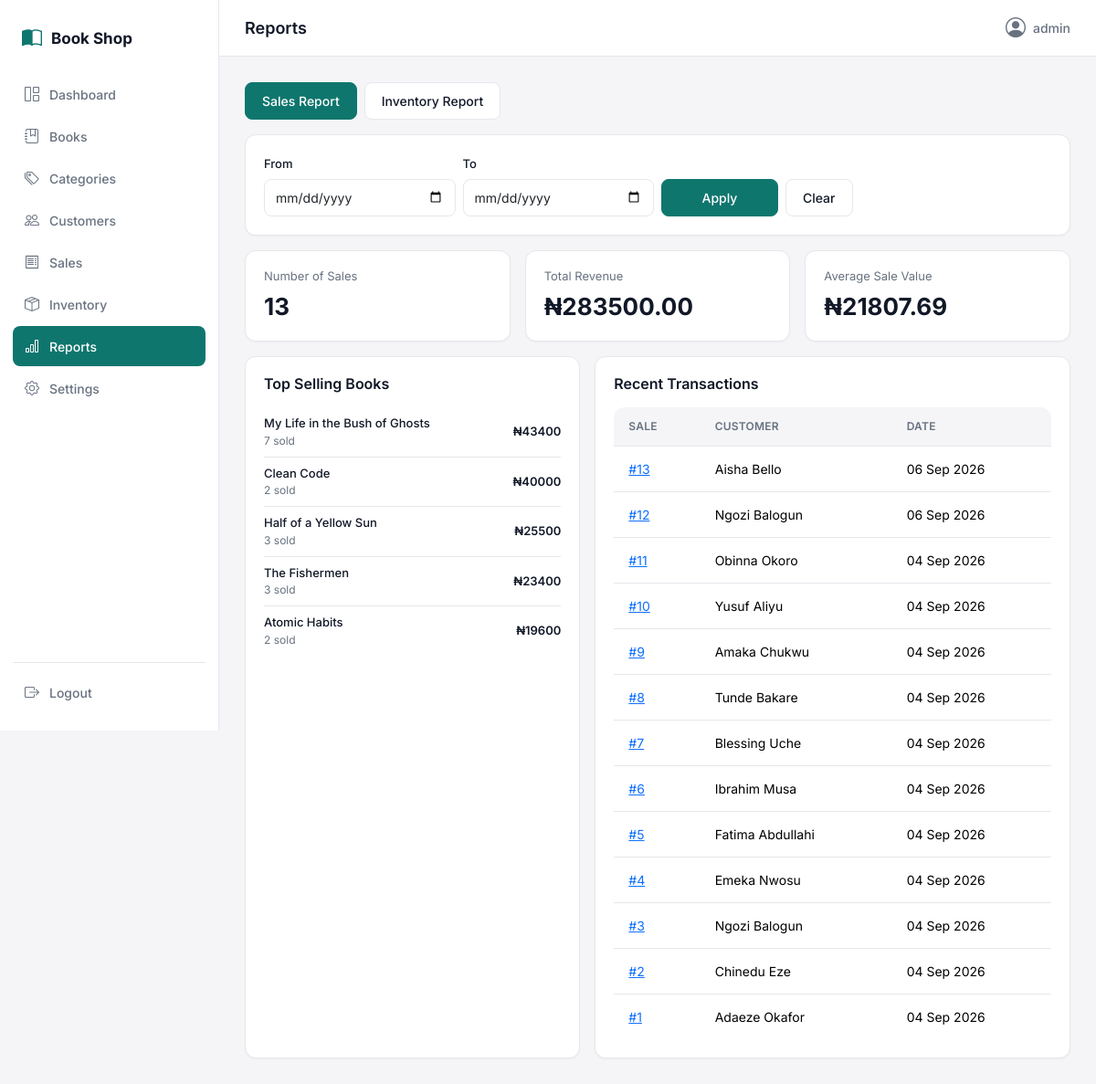
The app's page /reports/sales/ (signed in) with its own data.
### shop/models.py (models this page shows, shortened)
class Book(models.Model):
    title = models.CharField(max_length=255)
    author = models.CharField(max_length=255)
    isbn = models.CharField(max_length=13, unique=True, validators=[isbn_validator])
    category = models.ForeignKey(Category, on_delete=models.PROTECT, related_name="books")
    price = models.DecimalField(max_digits=10, decimal_places=2, validators=[MinValueValidator(0)])
    quantity = models.PositiveIntegerField(default=0, validators=[MinValueValidator(0)])
    description = models.TextField(blank=True)
    cover_image_url = models.URLField(max_length=500, blank=True)
    created_at = models.DateTimeField(auto_now_add=True)
    updated_at = models.DateTimeField(auto_now=True)
    class Meta:
        ordering = ["title"]

class Sale(models.Model):
    customer = models.ForeignKey(Customer, on_delete=models.PROTECT, related_name="sales")
    total_amount = models.DecimalField(max_digits=12, decimal_places=2, default=0)
    created_by = models.ForeignKey(
        settings.AUTH_USER_MODEL, on_delete=models.SET_NULL, null=True, blank=True, related_name="sales"
    )
    created_at = models.DateTimeField(auto_now_add=True)
    class Meta:
        ordering = ["-created_at"]

class Customer(models.Model):
    name = models.CharField(max_length=150)
    phone = models.CharField(max_length=20, blank=True)
    email = models.EmailField(blank=True)
    created_at = models.DateTimeField(auto_now_add=True)
    class Meta:
        ordering = ["name"]

### shop/views.py (the view)
# urls.py: path("reports/sales/", views.sales_report, name="sales_report"),
@login_required
def sales_report(request):
    zero_money = Value(Decimal("0.00"), output_field=DecimalField(max_digits=12, decimal_places=2))
    date_from = request.GET.get("from", "").strip()
    date_to = request.GET.get("to", "").strip()
    sales = Sale.objects.select_related("customer").all()
    if date_from:
        sales = sales.filter(created_at__date__gte=date_from)
    if date_to:
        sales = sales.filter(created_at__date__lte=date_to)
    sale_count = sales.count()
    total_revenue = sales.aggregate(total=Coalesce(Sum("total_amount"), zero_money))["total"]
    average_sale = (total_revenue / sale_count) if sale_count else Decimal("0.00")
    top_books = (
        SaleItem.objects.filter(sale__in=sales)
        .values("book__title")
        .annotate(qty_sold=Sum("quantity"), revenue=Sum("subtotal"))
        .order_by("-revenue")[:5]
    )
    recent_transactions = sales.order_by("-created_at")[:15]
    return render(request, "reports/sales_report.html", {
        "active_nav": "reports",
        "sale_count": sale_count,
        "total_revenue": total_revenue,
        "average_sale": average_sale,
        "top_books": top_books,
        "recent_transactions": recent_transactions,
        "date_from": date_from,
        "date_to": date_to,
    })

### templates/reports/sales_report.html (shortened to what this page needs)
{% extends "base.html" %}
{% block page_title %}Reports{% endblock %}
{% block content %}
<div class="d-flex gap-2 mb-3">
    <a href="{% url 'sales_report' %}" class="btn btn-primary-custom btn-sm">Sales Report</a>
    <a href="{% url 'inventory_report' %}" class="btn btn-outline-plain btn-sm">Inventory Report</a>
</div>
<form method="get" class="card-surface mb-3">
    <div class="row g-2 align-items-end">
        <div class="col-6 col-md-3">
            <label class="form-label">From</label>
            <input type="date" name="from" class="form-control" value="{{ date_from }}">
        </div>
        <div class="col-6 col-md-3">
            <label class="form-label">To</label>
            <input type="date" name="to" class="form-control" value="{{ date_to }}">
        </div>
        <div class="col-12 col-md-3 d-flex gap-2">
            <button type="submit" class="btn btn-primary-custom flex-grow-1">Apply</button>
            <a href="{% url 'sales_report' %}" class="btn btn-outline-plain">Clear</a>
        </div>
    </div>
</form>
<div class="row g-3 mb-3">
    <div class="col-6 col-md-4">
        <div class="stat-card">
            <div class="stat-label mb-1">Number of Sales</div>
            <div class="stat-value">{{ sale_count }}</div>
        </div>
    </div>
    <div class="col-6 col-md-4">
        <div class="stat-card">
            <div class="stat-label mb-1">Total Revenue</div>
            <div class="stat-value">₦{{ total_revenue|floatformat:2 }}</div>
        </div>
    </div>
    <div class="col-12 col-md-4">
        <div class="stat-card">
            <div class="stat-label mb-1">Average Sale Value</div>
            <div class="stat-value">₦{{ average_sale|floatformat:2 }}</div>
        </div>
    </div>
</div>
<div class="row g-3">
    <div class="col-12 col-lg-5">
        <div class="card-surface h-100">
            <h3 class="mb-3" style="font-size: 16px;">Top Selling Books</h3>
            {% for row in top_books %}
                <div class="d-flex justify-content-between align-items-center py-2 {% if not forloop.last %}border-bottom{% endif %}" style="border-color: var(--color-border) !important;">
                    <div>
                        <div class="fw-medium" style="font-size: 13px;">{{ row.book__title }}</div>
                        <div class="caption">{{ row.qty_sold }} sold</div>
                    </div>
                    <span class="fw-semibold" style="font-size: 13px;">₦{{ row.revenue|floatformat:0 }}</span>
                </div>
            {% empty %}
                <div class="empty-state py-3"><i class="bi bi-bar-chart"></i><div>No sales in this range.</div></div>
            {% endfor %}
        </div>
    </div>
    <div class="col-12 col-lg-7">
        <div class="card-surface h-100">
            <h3 class="mb-3" style="font-size: 16px;">Recent Transactions</h3>
            <div class="table-custom" style="border: none;">
                <table class="table mb-0">
                    <thead><tr><th>Sale</th><th>Customer</th><th>Date</th><th class="text-end">Total</th></tr></thead>
                    <tbody>
                    {% for sale in recent_transactions %}
                        <tr>
                            <td><a href="{% url 'sale_detail' sale.pk %}">#{{ sale.pk }}</a></td>
                            <td>{{ sale.customer.name }}</td>
                            <td class="text-secondary-custom">{{ sale.created_at|date:"d M Y" }}</td>
                        </tr>
                    {% empty %}
                        <tr><td colspan="4"><div class="empty-state py-3"><i class="bi bi-receipt"></i><div>No transactions in this range.</div></div></td></tr>
                    {% endfor %}
                    </tbody>
                </table>
            </div>
        </div>
    </div>
</div>
{% endblock %}

### templates/base.html (shortened to what this page needs)
{% load static %}
<!DOCTYPE html>
<html lang="en">
<head>
    <link href="https://cdn.jsdelivr.net/npm/bootstrap@5.3.3/dist/css/bootstrap.min.css" rel="stylesheet">
    <link href="https://cdn.jsdelivr.net/npm/bootstrap-icons@1.11.3/font/bootstrap-icons.css" rel="stylesheet">
    <link rel="stylesheet" href="{% static 'css/style.css' %}">
</head>
<body>
{% if user.is_authenticated %}
<div class="app-shell">
    <aside class="sidebar" id="sidebar">
        <div class="sidebar-brand">
            <i class="bi bi-book-half"></i>
            <span>Book Shop</span>
        </div>
        <nav class="sidebar-nav">
            <a href="{% url 'dashboard' %}" class="nav-link {% if active_nav == 'dashboard' %}active{% endif %}">
                <i class="bi bi-grid-1x2"></i> Dashboard
            </a>
            <a href="{% url 'book_list' %}" class="nav-link {% if active_nav == 'books' %}active{% endif %}">
                <i class="bi bi-journal-bookmark"></i> Books
            </a>
            <a href="{% url 'category_list' %}" class="nav-link {% if active_nav == 'categories' %}active{% endif %}">
                <i class="bi bi-tags"></i> Categories
            </a>
            <a href="{% url 'customer_list' %}" class="nav-link {% if active_nav == 'customers' %}active{% endif %}">
                <i class="bi bi-people"></i> Customers
            </a>
            <a href="{% url 'sale_list' %}" class="nav-link {% if active_nav == 'sales' %}active{% endif %}">
                <i class="bi bi-receipt"></i> Sales
            </a>
            <a href="{% url 'inventory_overview' %}" class="nav-link {% if active_nav == 'inventory' %}active{% endif %}">
                <i class="bi bi-box-seam"></i> Inventory
            </a>
            <a href="{% url 'sales_report' %}" class="nav-link {% if active_nav == 'reports' %}active{% endif %}">
                <i class="bi bi-bar-chart"></i> Reports
            </a>
            <a href="{% url 'settings_page' %}" class="nav-link {% if active_nav == 'settings' %}active{% endif %}">
                <i class="bi bi-gear"></i> Settings
            </a>
        </nav>
        <form method="post" action="{% url 'logout' %}" class="sidebar-logout">
            <button type="submit" class="nav-link logout-btn">
                <i class="bi bi-box-arrow-right"></i> Logout
            </button>
        </form>
    </aside>
    <div class="main-area">
        <header class="topbar">
            <div class="topbar-title">{% block page_title %}{% endblock %}</div>
            <div class="topbar-user">
                <i class="bi bi-person-circle"></i> {{ user.get_username }}
            </div>
        </header>
        <main class="content">
            {% block content %}{% endblock %}
        </main>
    </div>
</div>
{% else %}
    {% block auth_content %}{% endblock %}
{% endif %}
</body>
</html>

### records on screen
Book: book__title "My Life in the Bush of Ghosts", qty_sold "7", revenue "43400"
Book: book__title "Clean Code", qty_sold "2", revenue "40000"
Book: book__title "Half of a Yellow Sun", qty_sold "3", revenue "25500"
Book: book__title "The Fishermen", qty_sold "3", revenue "23400"
Book: book__title "Atomic Habits", qty_sold "2", revenue "19600"
Sale: pk "13", customer.name "Aisha Bello", created_at "06 Sep 2026"
Sale: pk "12", customer.name "Ngozi Balogun", created_at "06 Sep 2026"
Sale: pk "11", customer.name "Obinna Okoro", created_at "04 Sep 2026"
Sale: pk "10", customer.name "Yusuf Aliyu", created_at "04 Sep 2026"
Sale: pk "9", customer.name "Amaka Chukwu", created_at "04 Sep 2026"
Sale: pk "8", customer.name "Tunde Bakare", created_at "04 Sep 2026"
Sale: pk "7", customer.name "Blessing Uche", created_at "04 Sep 2026"
Sale: pk "6", customer.name "Ibrahim Musa", created_at "04 Sep 2026"
Sale: pk "5", customer.name "Fatima Abdullahi", created_at "04 Sep 2026"
Sale: pk "4", customer.name "Emeka Nwosu", created_at "04 Sep 2026"
Sale: pk "3", customer.name "Ngozi Balogun", created_at "04 Sep 2026"
Sale: pk "2", customer.name "Chinedu Eze", created_at "04 Sep 2026"
Sale: pk "1", customer.name "Adaeze Okafor", created_at "04 Sep 2026"

### other values on screen
{{ user.get_username }} "admin"
{{ sale_count }} "13"
{{ total_revenue|floatformat:2 }} "283500.00"
{{ average_sale|floatformat:2 }} "21807.69"
